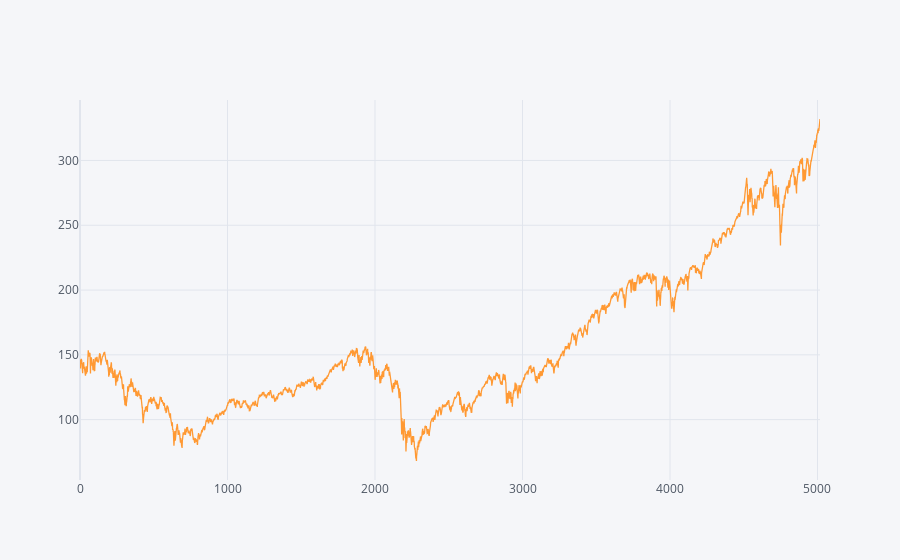

The notebook cell saved with this chart:
### Code cell
plt.figure(figsize=(12, 6))
SPY['Close'].iplot()

### Figure 1 — Plotly figure (JSON) as saved in the notebook; plotly's stock layout.template omitted (floating-point values rounded to 4 significant figures; data arrays with more than 128 entries replaced by an {"elided": "..."} marker saying what was removed)
{"data": [{"line": {"color": "rgba(255, 153, 51, 1.0)", "dash": "solid", "shape": "linear", "width": 1.3}, "mode": "lines", "name": "Close", "text": "", "type": "scatter", "x": {"elided": "5018 int values"}, "y": {"elided": "5018 float values"}}], "layout": {"legend": {"bgcolor": "#F5F6F9", "font": {"color": "#4D5663"}}, "paper_bgcolor": "#F5F6F9", "plot_bgcolor": "#F5F6F9", "title": {"font": {"color": "#4D5663"}}, "xaxis": {"gridcolor": "#E1E5ED", "showgrid": true, "tickfont": {"color": "#4D5663"}, "title": {"font": {"color": "#4D5663"}, "text": ""}, "zerolinecolor": "#E1E5ED"}, "yaxis": {"gridcolor": "#E1E5ED", "showgrid": true, "tickfont": {"color": "#4D5663"}, "title": {"font": {"color": "#4D5663"}, "text": ""}, "zerolinecolor": "#E1E5ED"}}}
